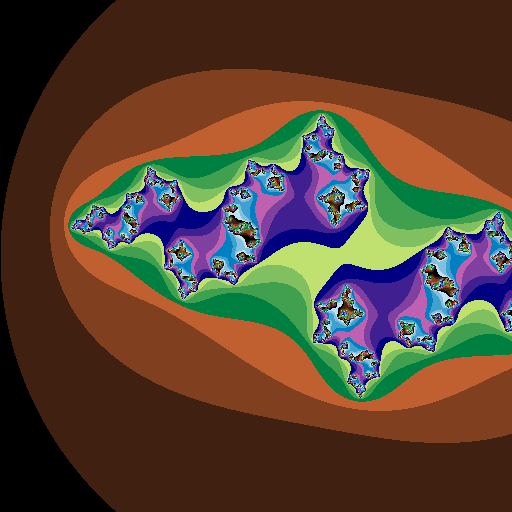

Reproduce this figure in Python.
# Julia fractal
# FB - 201003151
from PIL import Image
import namer
import random
# drawing area (xa < xb and ya < yb)
xa = -2.0
xb = 1.0
ya = -1.5
yb = 1.5
maxIt = 512 # iterations
# image size
imgx = 512
imgy = 512
image = Image.new("RGB", (imgx, imgy))
# Julia set to draw
c = complex(random.random() * 2.0 - 1.0, random.random() - 0.5)

for y in range(imgy):
    zy = y * (yb - ya) / (imgy - 1)  + ya
    for x in range(imgx):
        zx = x * (xb - xa) / (imgx - 1) + xa
        z = complex(zx, zy)
        for i in range(maxIt):
            if abs(z) > 2.0: break
            z = z * z + c
        r = i % 4 * 64
        g = i % 8 * 32
        b = i % 16 * 16
        image.putpixel((x, y), b * 65536 + g * 256 + r)

image.save("julia.png", "PNG")

get_name = namer.name("julia")
